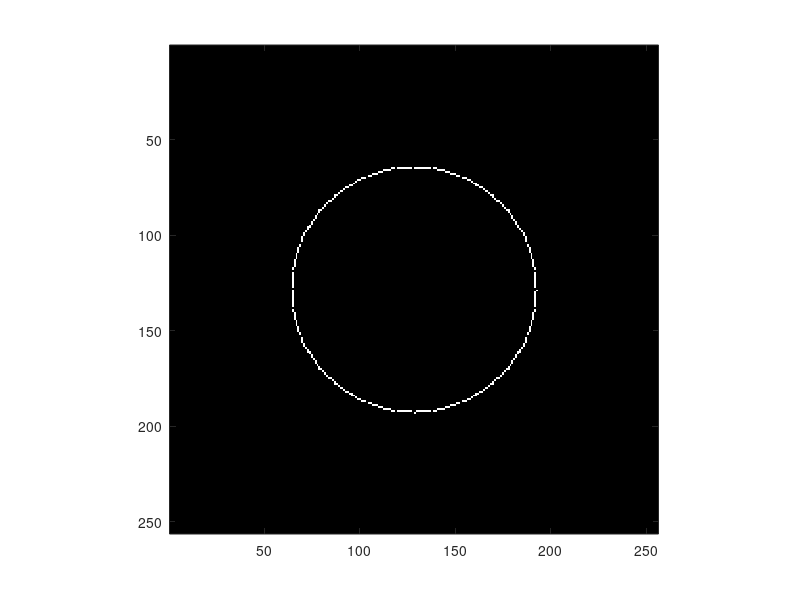
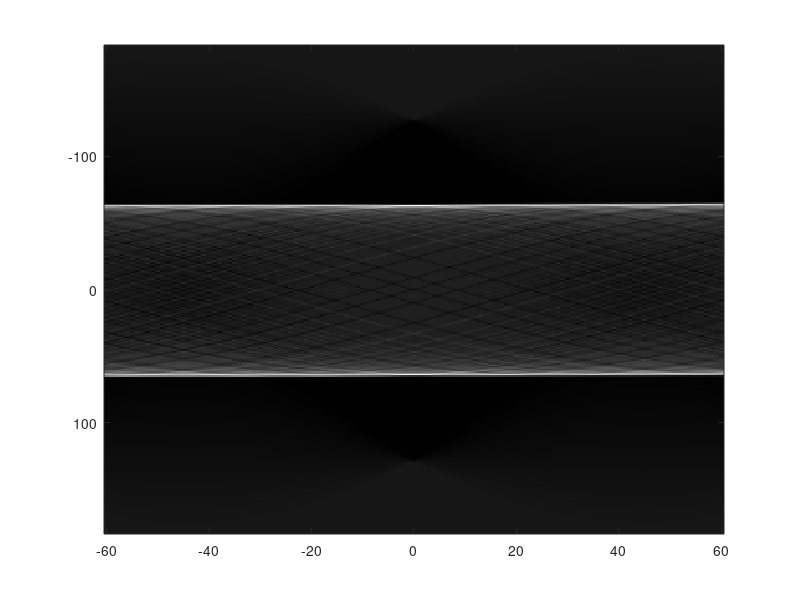
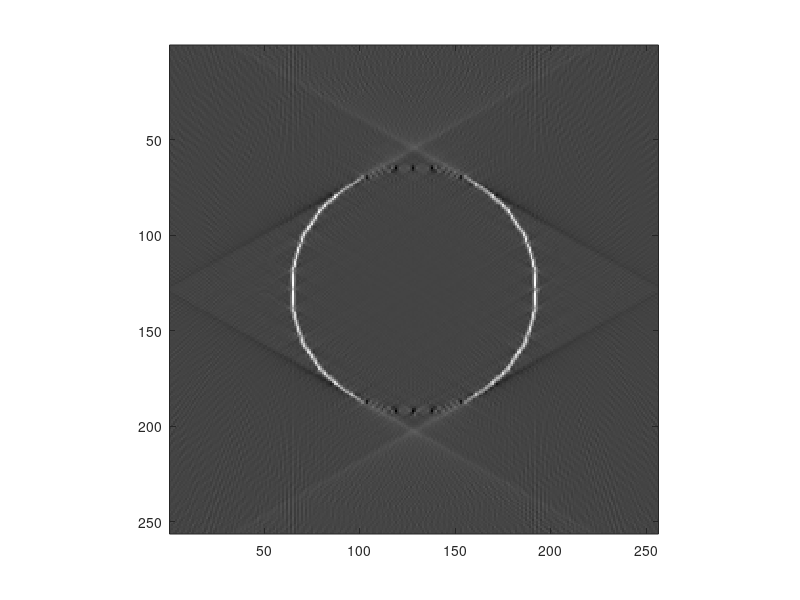
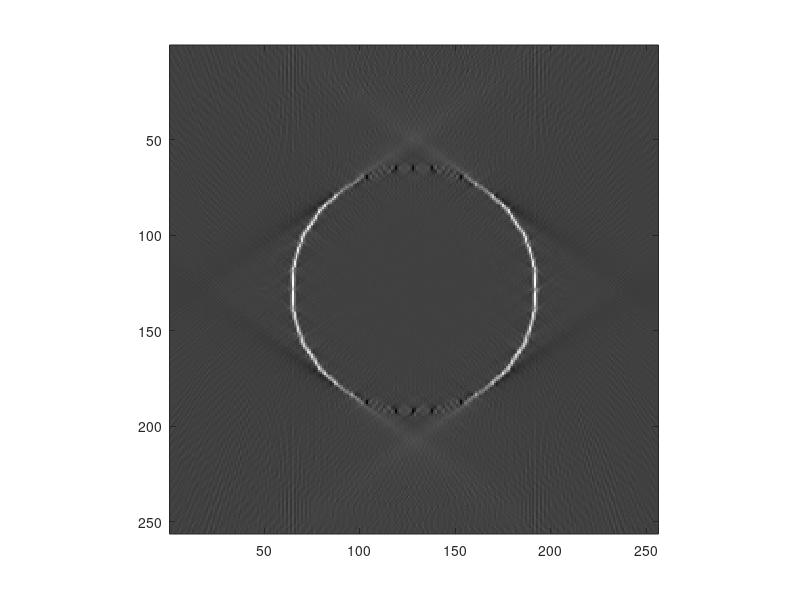

Here is the MATLAB script that generated these plots, in order:
% This experiment uses a sidelobe surpressing window on the projections
tilts = [-60:60];
% Create a simple image
imSize = 256;
im = zeros(imSize);
center = floor(size(im)/2) + 1;
r = imSize / 4;
for i=0:359
  idxX = floor(r * cos(i*pi/180) + center(1));
  idxY = floor(r * sin(i*pi/180) + center(2));
  im(idxX, idxY) = 1;
end
im = im - mean(im(:));
figure(1);
imagesc(im);
colormap(gray(256))
axis('image')

% Compute the radon transform
rad = radon(im, tilts);
idxY = [-floor(size(rad,1) /2):floor(size(rad,1) /2)];

figure(2)
imagesc(tilts, idxY, rad);
colormap(gray(256))

% Compute the inverse radon transform
irad = iradon(rad, tilts);
irad = irad(2:end-1, 2:end-1);
figure(3)
imagesc(irad)
colormap(gray(256))
axis('image')

nWind = 10;
taper = hamming(nWind*2)';
nMiddle = length(tilts) - 2 * nWind;
wind = [taper(1:nWind) ones(1, nMiddle) taper(nWind+1:2*nWind)];
wRadon = rad .* repmat(wind, size(rad,1), 1);
wInvRadon = iradon(wRadon, tilts);
wInvRadon = wInvRadon(2:end-1, 2:end-1);

figure(6)
set(6, 'position', get(3, 'position'));
imagesc(wInvRadon)
colormap(gray(256))
axis('image')

% Interpolate the radon transform to attempt to remove the artifacts
% figure(7)
% set(7, 'position', get(3, 'position'));
% tiltsInterp = [-70:0.5:70];
% zEnd = zeros(length(idxY), 1);
% radInterp = interpn(idxY', [-70 tilts 70], [zEnd rad zEnd], idxY', tiltsInterp);
% iradInterp = iradon(radInterp, tiltsInterp);
% iradInterp = iradInterp(2:end-1, 2:end-1);
% imagesc(iradInterp)
